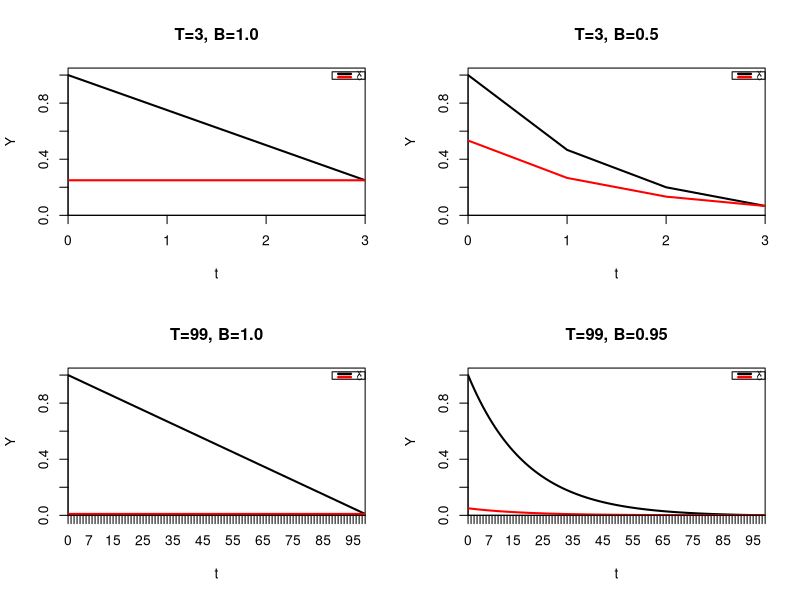

This chart was generated by the following R code:
# Cake eating, finite time. Unless given, assume normalized cake.
# Since problem starts at t=0, at T you have T+1 periods.
cake_eating <- function(beta, T, x0=1.0) {
  # States. In R, everything starts at t=1. Extra niussance. -_-
  result <- data.frame(t=0:T, X=rep(x0,T+1), C=rep(0,T+1))
  for (i in 1:T) {
    # Calculate the string of B+B^2+B^3+...BT-(i-1).
    # That (i-1) stems from R arrays start at 1, not at 0.
    beta_sum <- 0.0
    for (j in 1:(T-i+1)) {
      beta_sum <- beta_sum + beta**(j)
    }
    result$X[i+1] <- result$X[i] * beta_sum / (1+beta_sum)
    
    # It's not necessary to calculate the controls here,
    # but it's cheaper in computational time.
    result$C[i] <- result$X[i] / (1+beta_sum)
  }
  # The last cake eating ends up calculated outside the loop. Ah well...
  result$C[T+1] <- result$X[T+1]
  
  return(result)
}

plot_ce <- function(ce, plot_title) {
  plot(x=ce$t, y=ce$X,type="l",ylim=c(0.0,1.05),xlab="t",ylab="Y",
       xaxs="i",yaxs="i",xaxt="n",lwd=2,main=plot_title)
  lines(x=ce$t, y=ce$C,col="red",lwd=2)
  axis(1, at = ce$t)
  
  # Legends have HUGE plot boxes. Plot the box by hand.
  leg <- function(pl) {return(legend(x="topright",legend=c("X", "C"),lwd=c(2.5,2.5),
                                     col=c("black", "red"),lty=c(1,1),cex=0.5,
                                     y.intersp=0.4,plot=pl, bty = "n"))}
  a <- leg(F)
  a <- a$rect
  mid <- a$top - 0.5*a$h
  reduction <- 0.5
  rect(xleft=a$left, ytop=mid+0.5*reduction*a$h, xright=a$left+a$w, ybottom=mid-0.5*reduction*a$h)
  leg(T)
}

# Plot.
par(mfrow=c(2,2))

# First example, 4 periods, no discount.
plot_ce(cake_eating(beta = 1.0, T = 3), "T=3, B=1.0")

# Second example, 4 periods, high discount.
plot_ce(cake_eating(beta = 0.50, T = 3), "T=3, B=0.5")

# Third example, 100 periods, no discount.
plot_ce(cake_eating(beta = 1.0, T = 99), "T=99, B=1.0")

# Fourth example, 100 periods, mild discount.
plot_ce(cake_eating(beta = 0.95, T = 99), "T=99, B=0.95")